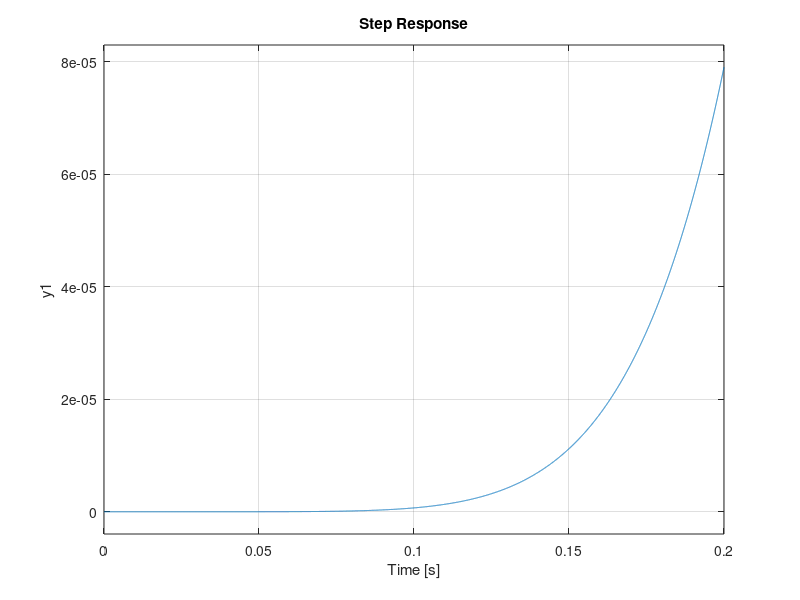

Reproduce this figure in MATLAB.
clear all
clc

kh =2.58;
k1 =2.7;
k2 =2.7;
c1 =0.02;
c2 =0.01;
c3 = 0.08;
J1 = 0.1;
J2 = 0.1;
J3 = 0.1;

A = [0 0 0 1 0 0; 
    0 0 0 0 1 0; 
    0 0 0 0 0 1; 
    -(k1/J1) k1/J1 0 -(c1/J1) 0 0;
    (k1/J2) -(k1+k2)/J2 k2/J2 0 -(c2/J2) 0;
    0 k2/J3 -(k2/J3) 0 0 -(c3/J3)];
B = [0; 0; 0; kh/J1; 0; 0];
%C = [1 0 0 0 0 0; 0 1 0 0 0 0; 0 0 1 0 0 0];
C = [0 0 1 0 0 0];
%D = [0;0;0];
D = 0;

[num, den]= ss2tf(A, B, C, D);
G = tf(num, den);

% from sisotool
Z1 = tf([2.7 1], [1]);
P1 = tf([1], [0.000061, 1]);
P2 = tf([1], [0.0676, 0.31, 1]);
k = 0.050542;
comp = k*Z1*P1*P2;

cltf = feedback(comp*G, 1);


subplot(2,2,1)
rlocus(G)

subplot(2,2,2)
rlocus(comp*G)

subplot(2,2,[3 4])
step(cltf)
% figure(1)
% subplot(2,1,1)
% bode(G)
% 
% subplot(2,1,2)
% bode(L*G)
% 
% figure(2)
% subplot(2,1,1)
% bode(feedback(G, 1))
% 
% subplot(2,1,2)
% bode(feedback(L*G, 1))